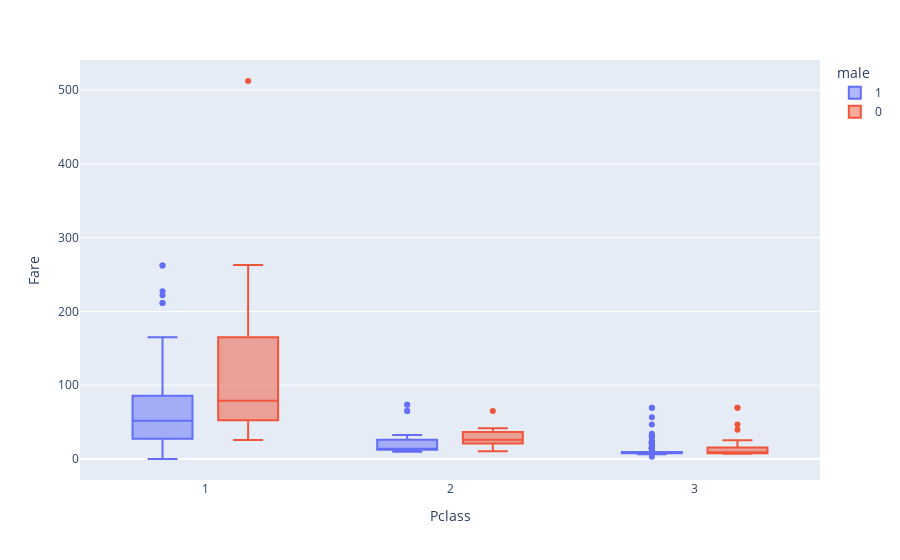

The cell this chart's notebook holds for it:
### Code cell
px.box(test,x='Pclass',y='Fare',color='male')

### Figure 1 — Plotly figure (JSON) as saved in the notebook; plotly's stock layout.template omitted (floating-point values rounded to 4 significant figures; data arrays with more than 128 entries replaced by an {"elided": "..."} marker saying what was removed)
{"data": [{"alignmentgroup": "True", "hovertemplate": "male=1<br>Pclass=%{x}<br>Fare=%{y}<extra></extra>", "legendgroup": "1", "marker": {"color": "#636efa"}, "name": "1", "notched": false, "offsetgroup": "1", "orientation": "v", "showlegend": true, "type": "box", "x": {"elided": "266 int values"}, "x0": " ", "xaxis": "x", "y": {"elided": "266 float values"}, "y0": " ", "yaxis": "y"}, {"alignmentgroup": "True", "hovertemplate": "male=0<br>Pclass=%{x}<br>Fare=%{y}<extra></extra>", "legendgroup": "0", "marker": {"color": "#EF553B"}, "name": "0", "notched": false, "offsetgroup": "0", "orientation": "v", "showlegend": true, "type": "box", "x": {"elided": "152 int values"}, "x0": " ", "xaxis": "x", "y": {"elided": "152 float values"}, "y0": " ", "yaxis": "y"}], "layout": {"boxmode": "group", "legend": {"title": {"text": "male"}, "tracegroupgap": 0}, "margin": {"t": 60}, "xaxis": {"anchor": "y", "domain": [0, 1], "title": {"text": "Pclass"}}, "yaxis": {"anchor": "x", "domain": [0, 1], "title": {"text": "Fare"}}}}
